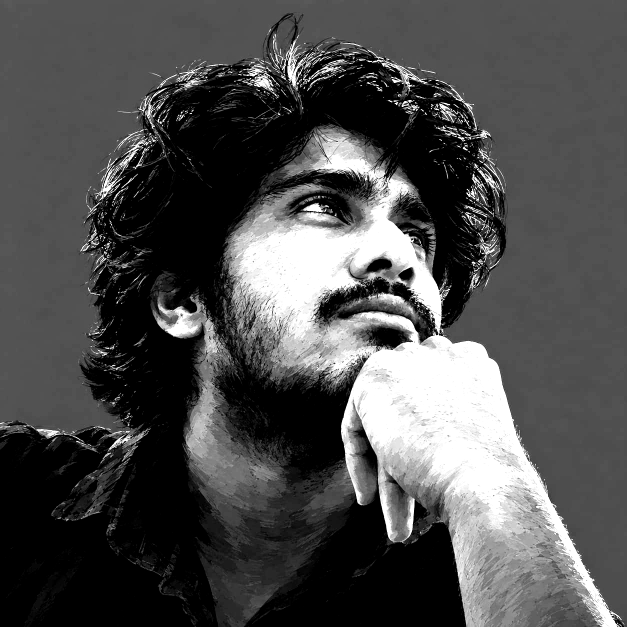
#> input picture source-prepped.png, 1254 x 1254 px (shown at 1/2 size)
$ python make_ascii_svg.py
#> lines starting #> are read from the running program, lines starting #| are printed output that depends on the picture
#!/usr/bin/env python3
"""
Convert prepped portrait image into an elite Black & White / Obsidian ASCII SVG:
- Deep obsidian backdrop with clean zinc frame
- Crisp monochrome ASCII typography
- Traveling scanline cursor in pure white with soft glow
- Bottom status prompt with smooth typewriter reveal and blinking cursor
- Strictly valid XML for GitHub Camo caching

Outputs: portrait-ascii.svg
"""

import html
import os
import sys
from PIL import Image, ImageEnhance

HERE = os.path.dirname(os.path.abspath(__file__))
SRC = sys.argv[1] if len(sys.argv) > 1 else os.path.join(HERE, "..", "source-prepped.png")
OUT = sys.argv[2] if len(sys.argv) > 2 else os.path.join(HERE, "..", "portrait-ascii.svg")

# Grid dimensions calibrated for 840 x 880 canvas
COLS = int(os.environ.get("COLS", 156))
ART_W = 790.0
CELL_W = ART_W / COLS
CELL_H = CELL_W * 1.76
ROWS = 84
RAMP = " .`:-=+*cs#%@"  # Bright (space) -> dark (dense)

# Image tuning parameters
CONTRAST = 1.14
BRIGHTNESS = 1.02
GAMMA = 1.14
WHITE_FLOOR = 0.82

PAD = 25
TITLEBAR_H = 34
STATUS_H = 36
CANVAS_W = 840
CANVAS_H = 880

BG = "#060606"
BG2 = "#0f0f0f"
FRAME = "#262626"
TITLE_TEXT = "#737373"
INK = "#e5e5e5"
CURSOR = "#ffffff"

SWEEP_DUR = 4.8
ROW_DUR = SWEEP_DUR / ROWS
STAGGER = ROW_DUR
STATUS_START = SWEEP_DUR + 0.15

STATIC = bool(os.environ.get("STATIC"))


def generate():
    if not os.path.exists(SRC):
        print(f"Error: {SRC} not found. Run prep_photo.py first.", file=sys.stderr)
        sys.exit(1)

    im = Image.open(SRC).convert("L")
#> im is the input picture: PIL image 1254x1254 L; min 0, max 255, mean 78.1
    im = ImageEnhance.Brightness(im).enhance(BRIGHTNESS)
    im = ImageEnhance.Contrast(im).enhance(CONTRAST)
    im = im.resize((COLS, ROWS), Image.LANCZOS)
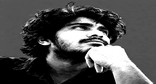
#> im: PIL image 156x84 L; min 0, max 255, mean 79.8
    px = im.load()

    rows_txt = []
    for y in range(ROWS):
        chars = []
        for x in range(COLS):
            lum = px[x, y] / 255.0
            lum = pow(lum, GAMMA)
            if lum >= WHITE_FLOOR:
                chars.append(" ")
                continue
            idx = int((1.0 - lum) * (len(RAMP) - 1) + 0.5)
            idx = max(0, min(len(RAMP) - 1, idx))
            chars.append(RAMP[idx])
        rows_txt.append("".join(chars))
#> after the loop, rows_txt = 84 items

    art_top = TITLEBAR_H + 16
    art_left = (CANVAS_W - ART_W) / 2

    css = f"""
@keyframes blink {{
  0%, 49% {{ opacity: 1; }}
  50%, 100% {{ opacity: 0; }}
}}
.blink {{ animation: blink 1s step-start infinite; }}
@media (prefers-reduced-motion: reduce) {{
  * {{ animation: none !important; }}
}}
""".strip()

    parts = [
        f'<svg xmlns="http://www.w3.org/2000/svg" width="{CANVAS_W}" height="{CANVAS_H}" '
        f'viewBox="0 0 {CANVAS_W} {CANVAS_H}" font-family="ui-monospace, SFMono-Regular, Menlo, Consolas, monospace">',
        f'<style>{css}</style>',
        '<defs>',
        f'<linearGradient id="pbg" x1="0" y1="0" x2="0" y2="1">',
        f'<stop offset="0" stop-color="{BG2}"/><stop offset="1" stop-color="{BG}"/>',
        '</linearGradient>',
        '<filter id="glow" x="-20%" y="-20%" width="140%" height="140%">',
        '<feGaussianBlur stdDeviation="2" result="blur"/>',
        '<feMerge><feMergeNode in="blur"/><feMergeNode in="SourceGraphic"/></feMerge>',
        '</filter>',
        '</defs>',
        f'<rect width="{CANVAS_W}" height="{CANVAS_H}" rx="12" fill="url(#pbg)"/>',
        f'<rect x="0.5" y="0.5" width="{CANVAS_W-1}" height="{CANVAS_H-1}" rx="12" fill="none" stroke="{FRAME}" stroke-width="1"/>',
        f'<line x1="0" y1="{TITLEBAR_H}" x2="{CANVAS_W}" y2="{TITLEBAR_H}" stroke="{FRAME}" stroke-opacity="0.8"/>',
    ]

    # Minimalist monochrome traffic dots
    for i, dotcol in enumerate(["#333333", "#4d4d4d", "#666666"]):
        parts.append(f'<circle cx="{PAD + i*16}" cy="{TITLEBAR_H/2}" r="5" fill="{dotcol}"/>')
    parts.append(
        f'<text x="{CANVAS_W/2}" y="{TITLEBAR_H/2 + 4}" fill="{TITLE_TEXT}" font-size="12" '
        f'text-anchor="middle">satyanarayana@github: ~$ ./portrait.sh</text>'
    )

    # ASCII text rows
    font_size = CELL_H * 0.90
    for ry, line in enumerate(rows_txt):
        y = art_top + ry * CELL_H + CELL_H * 0.74
        row_y = art_top + ry * CELL_H
        delay = ry * STAGGER
        safe = html.escape(line)
        text = (
            f'<text xml:space="preserve" x="{art_left:.1f}" y="{y:.1f}" fill="{INK}" '
            f'font-size="{font_size:.1f}" textLength="{ART_W:.1f}" lengthAdjust="spacing">{safe}</text>'
        )

        if STATIC:
            parts.append(text)
            continue

        parts.append(
            f'<clipPath id="r{ry}"><rect x="{art_left:.1f}" y="{row_y:.1f}" height="{CELL_H:.2f}" width="0">'
            f'<animate attributeName="width" from="0" to="{ART_W:.1f}" begin="{delay:.3f}s" '
            f'dur="{ROW_DUR:.2f}s" fill="freeze"/></rect></clipPath>'
        )
        parts.append(f'<g clip-path="url(#r{ry})">{text}</g>')
        parts.append(
            f'<rect y="{row_y+0.5:.1f}" width="{CELL_W:.1f}" height="{CELL_H-1:.1f}" fill="{CURSOR}" opacity="0" filter="url(#glow)">'
            f'<animate attributeName="x" from="{art_left:.1f}" to="{art_left+ART_W:.1f}" begin="{delay:.3f}s" '
            f'dur="{ROW_DUR:.2f}s" fill="freeze"/>'
            f'<set attributeName="opacity" to="0.9" begin="{delay:.3f}s"/>'
            f'<set attributeName="opacity" to="0" begin="{delay+ROW_DUR:.3f}s"/></rect>'
        )
#> this loop made 84 passes
#> (y, row_y, delay) on passes 1 to 12: (56.6, 50, 0), (65.51, 58.91, 0.0571), (74.42, 67.83, 0.114), (83.33, 76.74, 0.171), (92.25, 85.65, 0.229), (101.2, 94.56, 0.286), (110.1, 103.5, 0.343), (119, 112.4, 0.4), (127.9, 121.3, 0.457), (136.8, 130.2, 0.514), (145.7, 139.1, 0.571), (154.6, 148, 0.629)
#> after the loop, parts = 270 items

    # Bottom status bar
    status_line_y = CANVAS_H - STATUS_H - 10
    status_y = status_line_y + 24
    parts.append(f'<line x1="0" y1="{status_line_y:.1f}" x2="{CANVAS_W}" y2="{status_line_y:.1f}" stroke="{FRAME}" stroke-opacity="0.8"/>')

    prompt_prefix = "satyanarayana@github:~$ "
    cmd_text = "whoami "
    name_text = "Satyanarayana"

    prompt_x = PAD
    prompt_w = 400

    parts.append(
        f'<clipPath id="status_clip"><rect x="{prompt_x}" y="{status_line_y+4}" width="0" height="{STATUS_H}">'
        f'<animate attributeName="width" from="0" to="{prompt_w}" begin="{STATUS_START:.2f}s" dur="0.8s" fill="freeze"/>'
        f'</rect></clipPath>'
    )
    parts.append(
        f'<g clip-path="url(#status_clip)">'
        f'<text x="{prompt_x}" y="{status_y:.1f}" font-size="13">'
        f'<tspan fill="{TITLE_TEXT}">{html.escape(prompt_prefix)}</tspan>'
        f'<tspan fill="{TITLE_TEXT}">{html.escape(cmd_text)}</tspan>'
        f'<tspan fill="#ffffff" font-weight="700">{html.escape(name_text)}</tspan>'
        f'</text></g>'
    )

    # Terminal cursor that appears right after typing finishes
    cursor_x = prompt_x + len(prompt_prefix + cmd_text + name_text) * 7.8 + 6
    parts.append(
        f'<rect class="blink" x="{cursor_x:.1f}" y="{status_y-13:.1f}" width="8" height="15" fill="{CURSOR}" opacity="0">'
        f'<set attributeName="opacity" to="1" begin="{STATUS_START + 0.8:.2f}s"/>'
        f'</rect>'
    )

    parts.append("</svg>")
    svg = "".join(parts)

    os.makedirs(os.path.dirname(os.path.abspath(OUT)), exist_ok=True)
    with open(OUT, "w", encoding="utf-8") as f:
        f.write(svg)
    print(f"Success: wrote {OUT} ({len(svg)} bytes, canvas {CANVAS_W}x{CANVAS_H})")
#| Success: wrote scripts/../portrait-ascii.svg (67619 bytes, canvas 840x880)


if __name__ == "__main__":
    generate()

$ run again, with iam.jpg saved as source-prepped.png
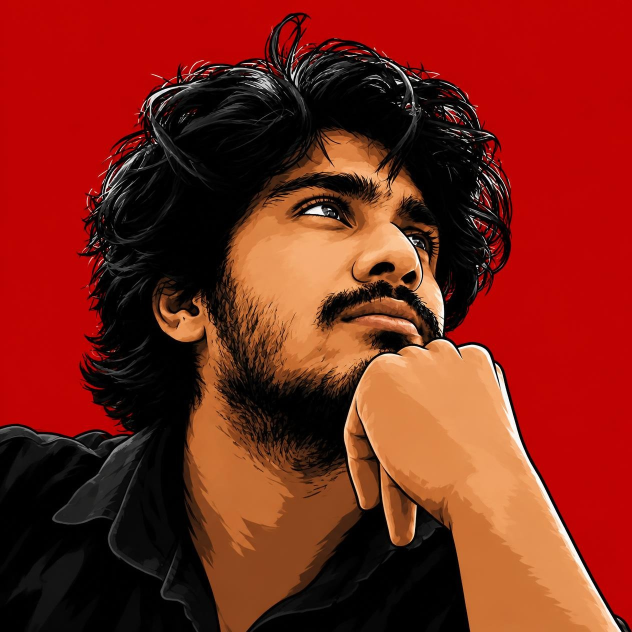
#> input picture iam.jpg, 1264 x 1264 px (shown at 1/2 size)
#> in generate, `im = Image.open(SRC).convert("L")`:
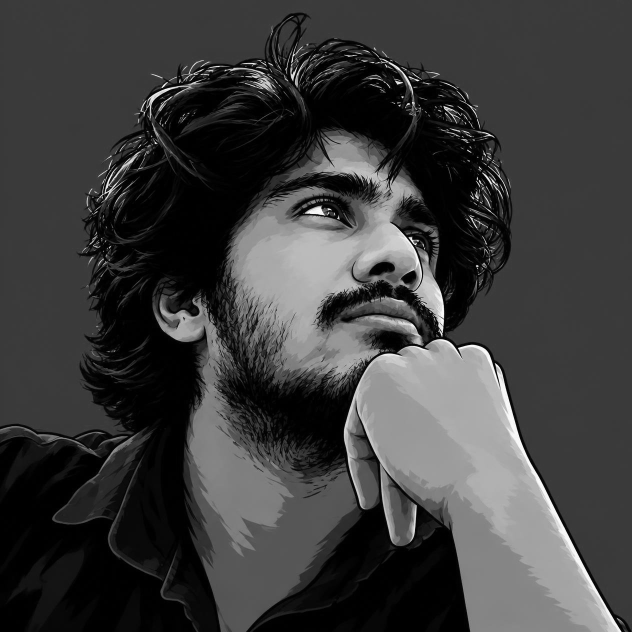
#> im: PIL image 1264x1264 L (shown at 1/2 size); min 0, max 255, mean 60.6
#> in generate, `im = im.resize((COLS, ROWS), Image.LANCZOS)`:
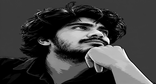
#> im: PIL image 156x84 L; min 0, max 255, mean 62.7
#> after the loop in generate, `for y in range(ROWS):`: rows_txt = 84 items
#> the loop in generate, `for ry, line in enumerate(rows_txt):` made 84 passes
#> after the loop in generate, `for ry, line in enumerate(rows_txt):`: parts = 270 items
#| Success: wrote scripts/../portrait-ascii.svg (67619 bytes, canvas 840x880)
